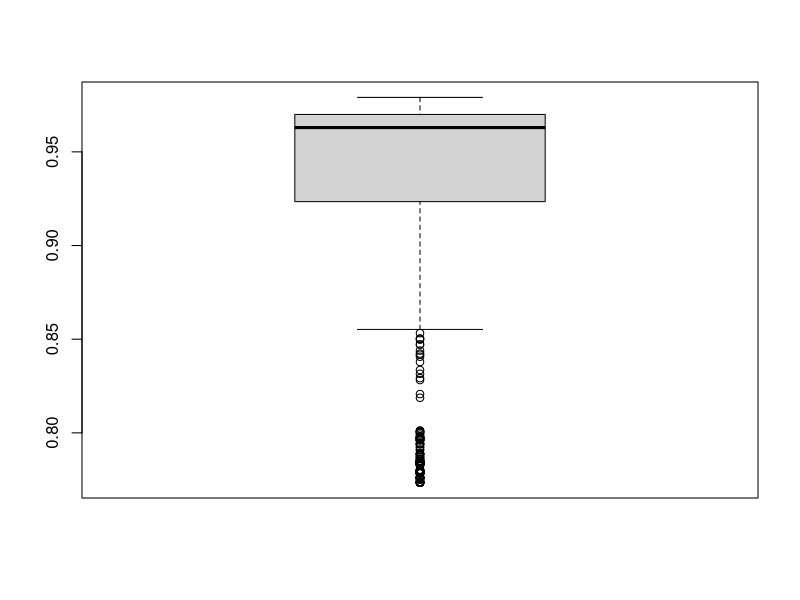
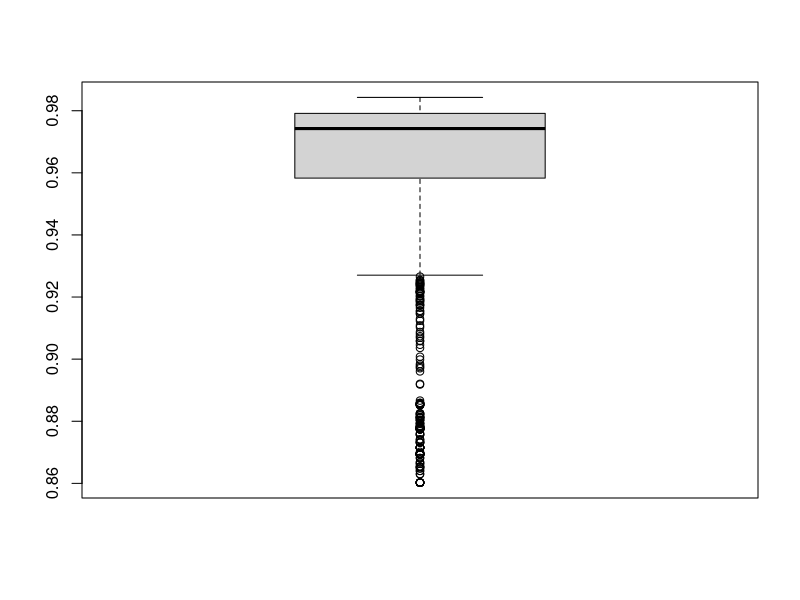
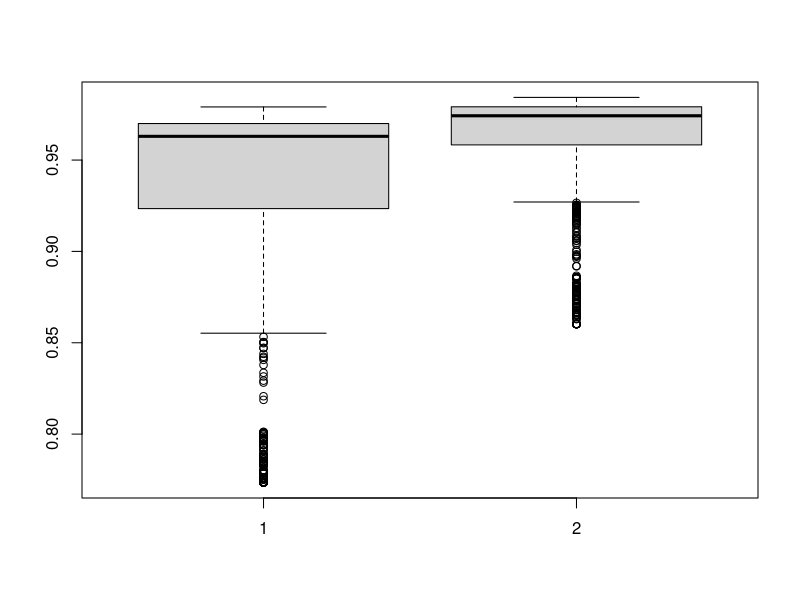
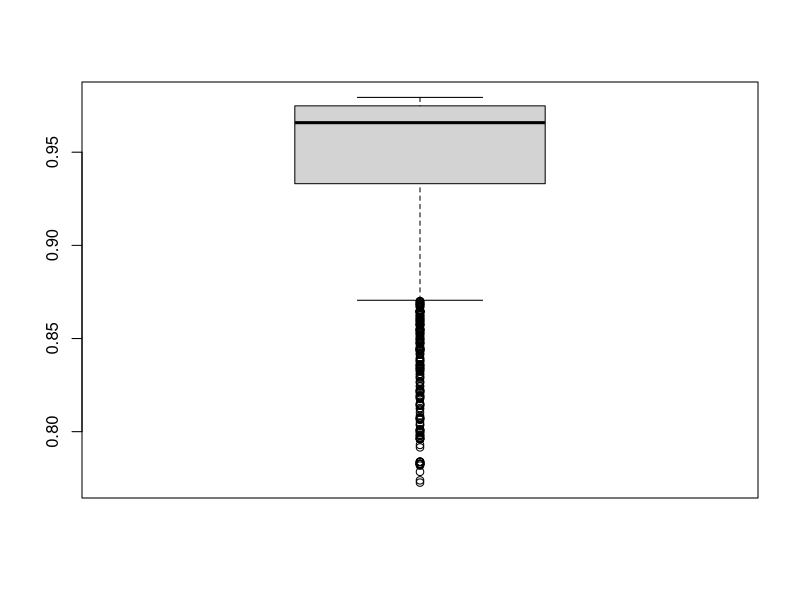

Here is the R script that generated these plots, in order: (Note: this script raises an error after producing the figures.)
setwd("F:/Git/github/r-scripts/metric-selection") # Pfad bitte anpassen
#setwd("/Users/sebastian/git/github/r-scripts/metric-selection")
#setwd("C://Users//Lorik//Documents//GitHub//r-scripts//metric-selection")


# read results of first run with all metrics
library(data.table)
metric_comparison <- fread("MetricComparison_aggregated-all.csv", header=TRUE, sep=";", quote="\"", strip.white=TRUE, showProgress=TRUE, encoding="UTF-8", na.strings=c("", "null"), stringsAsFactors=FALSE)
nrow(metric_comparison)
# 1474


### TEXT ###

MatthewsCorrelationText <- metric_comparison$MatthewsCorrelationText

summary(MatthewsCorrelationText)
# Min. 1st Qu.  Median    Mean 3rd Qu.    Max. 
# 0.7735  0.9235  0.9630  0.9339  0.9700  0.9791 

boxplot(MatthewsCorrelationText)

MatthewsCorrelationText_99 <- MatthewsCorrelationText[MatthewsCorrelationText >= quantile(MatthewsCorrelationText, 0.99)]

length(MatthewsCorrelationText_99)
# 15

MatthewsCorrelationText_99_metrics <- unique(metric_comparison[metric_comparison$MatthewsCorrelationText %in% MatthewsCorrelationText_99,]$Metric)
length(MatthewsCorrelationText_99_metrics)
# 14

MatthewsCorrelationText_99_metrics
# [1] "cosineThreeGramNormalizedBool"   
# [2] "fourGramDice"                    
# [3] "fiveGramDiceNormalized"          
# [4] "threeGramDiceNormalized"         
# [5] "winnowingThreeGramDiceNormalized"
# [6] "manhattanFiveGramNormalized"     
# [7] "manhattanThreeGramNormalized"    
# [8] "fourGramDiceNormalizedPadding"   
# [9] "fiveGramDice"                    
# [10] "threeGramDice"                   
# [11] "fiveGramDiceNormalizedPadding"   
# [12] "fourGramDiceNormalized"          
# [13] "tokenDiceNormalized"             
# [14] "manhattanFourGramNormalized"

# backup metric
backup_candidates <- metric_comparison[metric_comparison$FailuresText == 0 & metric_comparison$FailuresCode == 0,]
MatthewsCorrelationText_backup <- backup_candidates$MatthewsCorrelationText

MatthewsCorrelationText_99_backup <- MatthewsCorrelationText_backup[MatthewsCorrelationText_backup >= quantile(MatthewsCorrelationText_backup, 0.99)]

length(MatthewsCorrelationText_99_backup)
# 3

MatthewsCorrelationText_99_backup_metrics <- unique(backup_candidates[backup_candidates$MatthewsCorrelationText %in% MatthewsCorrelationText_99_backup,]$Metric)
length(MatthewsCorrelationText_99_backup_metrics)
# 2

MatthewsCorrelationText_99_backup_metrics
# [1] "cosineTokenNormalizedNormalizedTermFrequency"
# [2] "cosineTokenNormalizedBool"  


### CODE ###

MatthewsCorrelationCode <- metric_comparison$MatthewsCorrelationCode

summary(MatthewsCorrelationCode)
# Min. 1st Qu.  Median    Mean 3rd Qu.    Max. 
# 0.8602  0.9583  0.9743  0.9595  0.9792  0.9843 

boxplot(MatthewsCorrelationCode)

MatthewsCorrelationCode_99 <- MatthewsCorrelationCode[MatthewsCorrelationCode >= quantile(MatthewsCorrelationCode, 0.99)]

length(MatthewsCorrelationCode_99)
# 15

MatthewsCorrelationCode_99_metrics <- unique(metric_comparison[metric_comparison$MatthewsCorrelationCode %in% MatthewsCorrelationCode_99,]$Metric)
length(MatthewsCorrelationCode_99_metrics)
# 10

MatthewsCorrelationCode_99_metrics
# [1] "manhattanFiveGramNormalized"      
# [2] "twoShingleDiceNormalized"         
# [3] "fiveGramDiceNormalized"           
# [4] "winnowingFourGramOptimalAlignment"
# [5] "manhattanTwoShingleNormalized"    
# [6] "fourGramDiceNormalized"           
# [7] "manhattanFourGramNormalized"      
# [8] "fiveGramJaccard"                  
# [9] "manhattanThreeGramNormalized"     
# [10] "fourGramJaccard"  

# backup metric
backup_candidates <- metric_comparison[metric_comparison$FailuresText == 0 & metric_comparison$FailuresCode == 0,]
MatthewsCorrelationCode_backup <- backup_candidates$MatthewsCorrelationCode

MatthewsCorrelationCode_99_backup <- MatthewsCorrelationCode_backup[MatthewsCorrelationCode_backup >= quantile(MatthewsCorrelationCode_backup, 0.99)]

length(MatthewsCorrelationCode_99_backup)
# 3

MatthewsCorrelationCode_99_backup_metrics <- unique(backup_candidates[backup_candidates$MatthewsCorrelationCode %in% MatthewsCorrelationCode_99_backup,]$Metric)
length(MatthewsCorrelationCode_99_backup_metrics)
# 3

MatthewsCorrelationCode_99_backup_metrics
# [1] "cosineTokenNormalizedBool"
# [2] "twoGramJaccard"           
# [3] "manhattanTokenNormalized" 


### BOTH ###

boxplot(MatthewsCorrelationText, MatthewsCorrelationCode)

# best metrics
selected_metrics <- unique(c(
  MatthewsCorrelationText_99_metrics,
  MatthewsCorrelationCode_99_metrics
))

length(selected_metrics)
# 19

selected_metrics
# [1] "cosineThreeGramNormalizedBool"    
# [2] "fourGramDice"                     
# [3] "fiveGramDiceNormalized"           
# [4] "threeGramDiceNormalized"          
# [5] "winnowingThreeGramDiceNormalized" 
# [6] "manhattanFiveGramNormalized"      
# [7] "manhattanThreeGramNormalized"     
# [8] "fourGramDiceNormalizedPadding"    
# [9] "fiveGramDice"                     
# [10] "threeGramDice"                    
# [11] "fiveGramDiceNormalizedPadding"    
# [12] "fourGramDiceNormalized"           
# [13] "tokenDiceNormalized"              
# [14] "manhattanFourGramNormalized"      
# [15] "twoShingleDiceNormalized"         
# [16] "winnowingFourGramOptimalAlignment"
# [17] "manhattanTwoShingleNormalized"    
# [18] "fiveGramJaccard"                  
# [19] "fourGramJaccard"


# backup metric
selected_metrics_backup <- unique(c(
  MatthewsCorrelationText_99_backup_metrics,
  MatthewsCorrelationCode_99_backup_metrics
))

length(selected_metrics_backup)
# 4

selected_metrics_backup
# [1] "cosineTokenNormalizedNormalizedTermFrequency"
# [2] "cosineTokenNormalizedBool"                   
# [3] "twoGramJaccard"                              
# [4] "manhattanTokenNormalized" 


##################
### SECOND RUN ###
##################

# read results of second run with selected metrics and more thresholds
library(data.table)
metric_comparison_selected <- fread("MetricComparison_aggregated-selected.csv", header=TRUE, sep=";", quote="\"", strip.white=TRUE, showProgress=TRUE, encoding="UTF-8", na.strings=c("", "null"), stringsAsFactors=FALSE)
nrow(metric_comparison_selected)
# 2020


### TEXT ###

MatthewsCorrelationText <- metric_comparison_selected$MatthewsCorrelationText

summary(MatthewsCorrelationText)
# Min. 1st Qu.  Median    Mean 3rd Qu.    Max. 
# 0.7735  0.9240  0.9640  0.9370  0.9739  0.9795

boxplot(MatthewsCorrelationText)

max(MatthewsCorrelationText)
# 0.979533

selected_metric_text <- metric_comparison_selected[metric_comparison_selected$MatthewsCorrelationText == max(MatthewsCorrelationText)]
selected_metrics_text$Metric
# [1] "manhattanFourGramNormalized"
selected_metrics_text$Threshold
# 0.17


### CODE ###

MatthewsCorrelationCode <- metric_comparison_selected$MatthewsCorrelationCode

summary(MatthewsCorrelationCode)
# Min. 1st Qu.  Median    Mean 3rd Qu.    Max. 
# 0.8602  0.9616  0.9769  0.9627  0.9813  0.9843 

boxplot(MatthewsCorrelationCode)

max(MatthewsCorrelationCode)
# 0.9842914

selected_metric_code <- metric_comparison_selected[metric_comparison_selected$MatthewsCorrelationCode == max(MatthewsCorrelationCode)]
selected_metric_code$Metric
# [1] "fiveGramJaccard"              
# [2] "manhattanTwoShingleNormalized"
# [3] "fiveGramDice"
min_runtime_selected_metric_code <- min(selected_metric_code$Runtime)
selected_metric_code <- metric_comparison_selected[metric_comparison_selected$MatthewsCorrelationCode == max(MatthewsCorrelationCode)
                                                & metric_comparison_selected$Runtime == min_runtime_selected_metric_code]
selected_metric_code$Metric
# [1] "fiveGramDice"
selected_metric_code$Threshold
# 0.33
